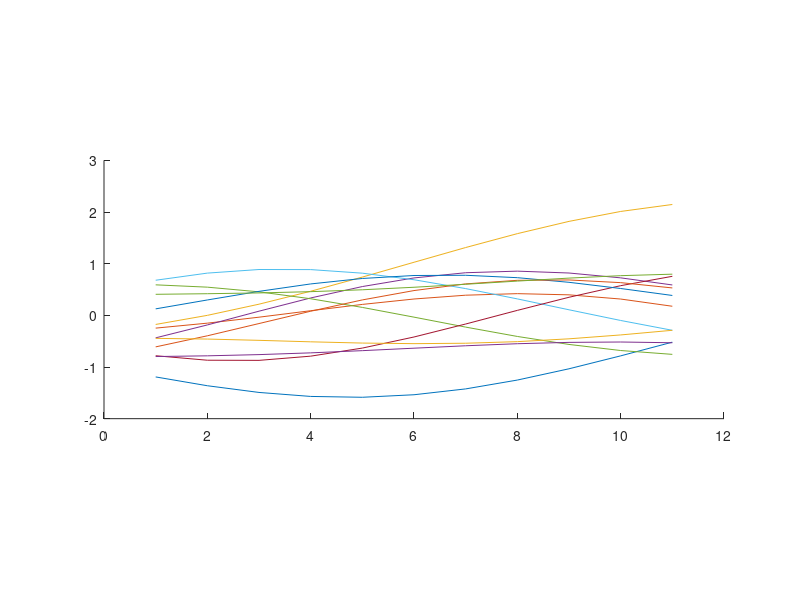

MATLAB code for this plot:
clc;

qs = [-38.0156   3.1953  53.2915  179.909 -33.4676 -145.211];
qe = [-37.1506   5.4104  50.8591        0  33.6848 -77.0846];


solutions = [  -37.5745    156.481   144.382   -0.0489949    149.091   -21.2195
               -37.5745    156.481   144.382    179.951     -149.091   158.78
                -37.5745   4.31137   52.0798   -0.0455218    33.5634   -21.1395
                -37.5745   4.31137   52.0798   179.954      -33.5634   158.86
                142.425   -24.5721   170.847   179.97        56.2295   -21.1606
                142.425   -24.5721   170.847   -0.0302755   -56.2295   158.839
                142.425   -142.639   25.6149   179.945      152.931    -21.2267
                142.425   -142.639   25.6149   -0.055304    -152.931   158.773 ];


vecnorm( solutions-qs,2,2 )
vecnorm( solutions-qe,2,2 )


path = [-1.19205 -0.247471 -0.176417 -0.435904  0.590357  0.679313 -0.781987  0.125197 -0.610591 -0.445515 -0.797373  0.407078
     -1.3625    -0.151411 -0.000417659 -0.185841  0.545443  0.817285 -0.868709  0.297463 -0.396057 -0.459139 -0.783586   0.41855
  -1.49228 -0.0357078     0.2159 0.0805016   0.45481  0.886942 -0.871434   0.46407 -0.158874 -0.483861 -0.760122  0.433696
 -1.56959 0.0894468  0.466022  0.33629 0.321168 0.885302 -0.790083  0.607807 0.0796219 -0.512521 -0.726239  0.458149
-1.58587 0.211409 0.740474 0.557143 0.153388 0.816127 -0.633728  0.713644  0.298498 -0.536638 -0.683509  0.494808
  -1.537 0.316182  1.02724   0.723951 -0.0349667   0.688965 -0.419055  0.771041  0.479467 -0.547985 -0.635825  0.543542
-1.42389 0.389796  1.31244 0.824743 -0.22777  0.51761 -0.167849  0.775458   0.60868 -0.540024 -0.588885  0.601323
-1.25272 0.419818  1.58118  0.855397 -0.408683  0.318237 0.0960487  0.728882  0.677868 -0.508991  -0.54928  0.662737
-1.03451 0.396805  1.81856   0.81921 -0.563334  0.107471 0.349797 0.639319 0.684772 -0.454464 -0.523379  0.720789
-0.784177  0.315528    2.0107   0.725543  -0.680966 -0.0993598  0.57418 0.519426 0.632861 -0.379347 -0.516219  0.767863
-0.519246  0.175798   2.14568 0.587851 -0.75536 -0.28959 0.755462 0.384562 0.530461 -0.289324 -0.530606  0.796711

];

figure(1); hold on; daspect([1,1,1])
plot( path )


c1 = [-13.6384, -1.67241,  33.3332,        0,  58.3393,  -97.998] * (3.14/180);
c2 = [-17.0218,  6.18898,  25.1781,        0,  58.6329,  35.7281] * (3.14/180);

dt = (c2-c1)/100;
cfgs = [];
for i=0:100
    cfgs(end+1,:) = c1 + i*dt;
end


function plot(points)
    scatter3( points(1,1),points(1,2),points(1,3),'m','filled' )
    scatter3( points(end,1),points(end,2),points(end,3),'m','filled' )
    scatter3( points(:,1),points(:,2),points(:,3),'k' )
    quiver3( points(:,1),points(:,2),points(:,3),...
             points(:,4),points(:,5),points(:,6),   'r' )
    quiver3( points(:,1),points(:,2),points(:,3),...
             points(:,7),points(:,8),points(:,9),   'g' )
    quiver3( points(:,1),points(:,2),points(:,3),...
             points(:,10),points(:,11),points(:,12),   'b' )
end




% q1:   -37.5745    4.31137    52.0798 -0.0455218    33.5634   -21.1395
% q2:   -37.5745    4.31137    52.0798 -0.0455218    33.5634   -21.1395
